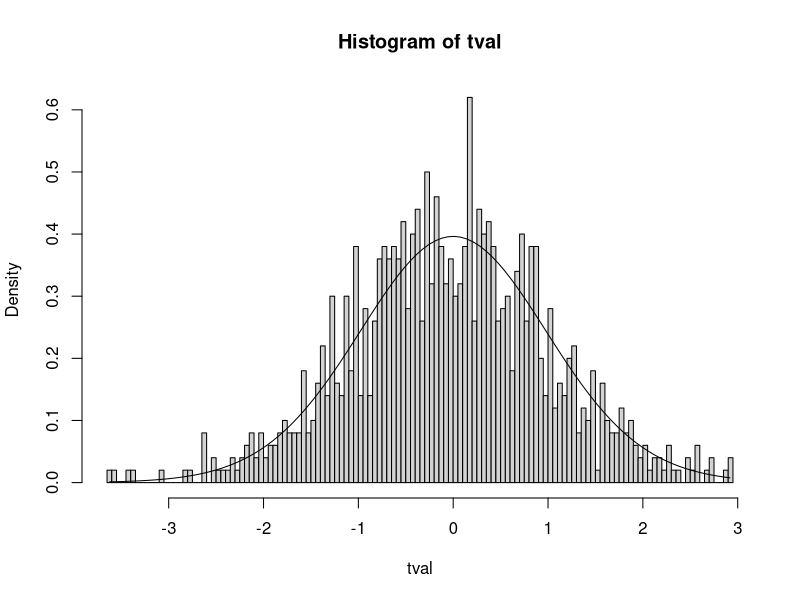

The R script that drew this image:
# Test de moyenne bilatéral - T test simulation (Monte Carlo)
# Objectif: Estimation de puissance 
# dans le cas: 2 échantillons indépendants de même variance 
# connue s, et de moyennes respectives 0 et meand.
# NB: les tailles des échantillons ne sont pas nécessairement
# égales: on les note n1 et n2

# Clear environment
rm(list=ls())

#-----------------------------------------------------------------------
# Paramètres de la simulation
#-----------------------------------------------------------------------


# Number of runs
runs = 1000

# Sample sizes
n1 = 20
n2 = 20
# Difference between the means
# no difference to test the alpha level (type I errors)
meand0 = 0
# non null to test how often the existing effect is found (power)
meand = 0.1

# Standard deviation of both samples
s = 0.1

# Erreur de 1ère espèce
alpha = 0.05

#---------------------------------------------------
# t-test simulations (Monte-Carlo)
#---------------------------------------------------

ttest_MC_samevar<-function(runs, meand, n1, n2, s, alpha){
    
  # Independent variable (predictor)
  x = c(
    rep(1,n1),	# group 1
    rep(2,n2)	# group 2
  )
  x = factor(x)
  
  # Perform runs (with stochastic sampling)
  tval = numeric(runs) # to store resulting t statistics
  tval_hand = numeric(runs) # to store resulting t statistics (computed by hand)
  pval = numeric(runs) # to store resulting p-values
  for (r in 1:runs) {
    # Generate random independent samples with normal distributions
    # for the dependent variable (predicted)
    y = c(
      rnorm(n1,mean=0,sd=s),
      rnorm(n2,mean=meand,sd=s)
    )
    
    # Run model : on stocke les t-statistics et p-values
    # du modèle généré par R.
    model = t.test(y~x, var.equal=TRUE)
    tval[r] = model$statistic
    pval[r] = model$p.value
    
    # Hand-made equivalent to compute the t statistic
    # (will produce the same value as model$statistic)
    # DV for each group
    y1 = y[x==1]
    y2 = y[x==2]
    # Pooled standard deviation
    s12 = sqrt((sd(y1)^2+sd(y2)^2)/(n1+n2-2))
    tval_hand[r] = (mean(y1)-mean(y2))/(s12*sqrt((1/n1)+(1/n2)))
  }
  
  # Display the resulting statistics
  res = data.frame(
    t_statistic=tval,
    t_statistic_hand=tval_hand,
    p_value=pval
  )
  head(res,10)
  
  # Histograms for the observed t statistic on independent samples
  hist(tval,freq=FALSE,breaks=100)
  # Curve for the theoretical distribution for independent samples
  # (if mean = 0)
  s_range = seq(min(tval),max(tval),length.out=100)
  lines(s_range,dt(s_range,n1+n1-2))
  # if the histogram and curve match,
  # this means we cannot differentiate the results at chance level)
  
  # Directly exploit the pvalues generated by the model
  # to get the power of type I error rate (depending on meand value)
  # p5_model devrait tendre vers 0.05 si meand = 0
  # p5_model nous donne la puissance du test si meand != 0
  nb = sum(pval<alpha)
  # --> signifie que si meand = 0, on conclue à tort un effet à un ratio p5_model
  # si meand != 0, on affirme à raison un effet à un ratio p5_model
  p5_model = nb/runs
  
  # Compute the ratio of type I errors (should be <0.5)
  # equivalent to what precedes (to help you understand the computations)
  # (using the t statistic table/function)
  # p5_hand devrait etre égal à p5_model
  thr_low = qt(alpha/2,n1+n2-2,lower.tail=T)
  thr_upp = qt(alpha/2,n1+n2-2,lower.tail=F)
  nb = sum(tval<thr_low | tval>thr_upp)
  p5_hand = nb/runs
  
  # On calcule la puissance théorique (analytique) du t-test avec le package power:
  # NB: Dans le cas n1 = n2 = n, on devrait avoir p5_package = p5_model = p5_hand.
  p5_package = power.t.test(n=(n1+n2)/2, d = meand/s, sig.level = alpha, type = "two.sample", alternative = "two.sided")$power
  
  # Add these results to the global table
  results = data.frame(
    n1=n1,
    n2=n2,
    mean_diff=meand,
    sd=s,
    runs=runs,
    p5_model=p5_model,
    p5_hand=p5_hand,
    p5_package=p5_package 
  )
  results
}
ttest_MC_samevar(runs, meand0, n1, n2, s, alpha)
# If meand=0, we expect the proportion of p-values<0.05 to be roughly at 0.05 (type I error rate)
# If meand!=0, we expect the proportion of p-values<0.05 to be the highest possible (power)
